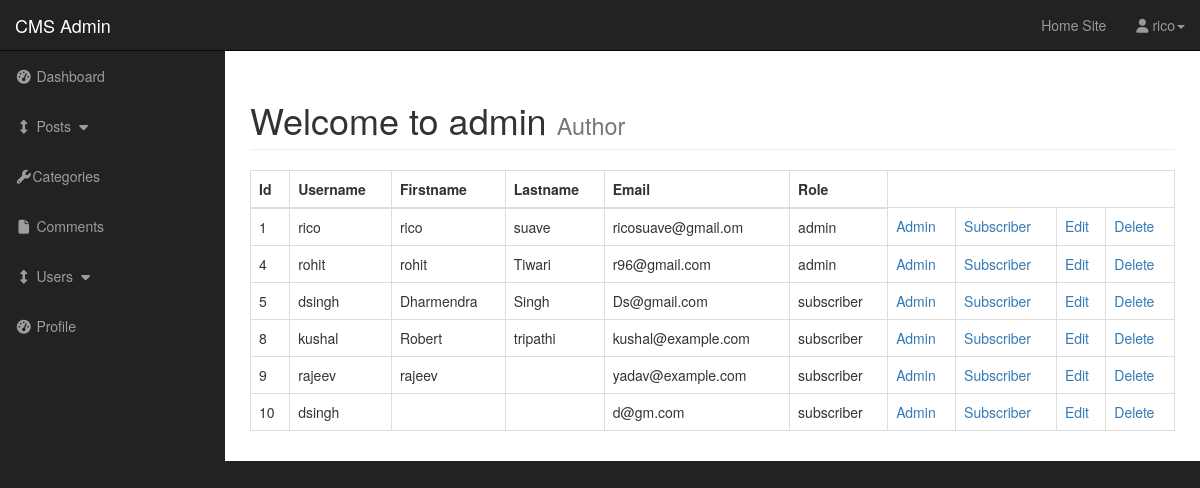
The app's page /cms/admin/users.php (signed in) with its own data.
### tables this page shows
CREATE TABLE `users` (
  `user_id` int(3) NOT NULL,
  `username` varchar(255) NOT NULL,
  `user_password` varchar(255) NOT NULL,
  `user_firstname` varchar(255) NOT NULL,
  `user_lastname` varchar(255) NOT NULL,
  `user_email` varchar(255) NOT NULL,
  `user_image` text NOT NULL,
  `user_role` varchar(255) NOT NULL,
  `randSalt` varchar(255) NOT NULL DEFAULT '$2y$10$iusesomecrazystring22'
);

### cms/admin/includes/view_all_users.php (the view, shortened to what this page needs)
 <table class="table table-bordered table-hover">
                          <thead>
                            <tr>
                            <th>Id</th>
                            <th>Username</th>
                            <th>Firstname</th>
                            <th>Lastname</th>
                            <th>Email</th>
                            <th>Role</th>
                            </thead>
                        <tbody>
                        <?php
                         $query=  "SELECT * FROM users";
$select_users=mysqli_query($connection,$query);
 while ($row=mysqli_fetch_assoc($select_users)) {
$user_id=$row['user_id'];
$username=$row['username'];
$user_firstname=$row['user_firstname'];
$user_lastname=$row['user_lastname'];
$user_email=$row['user_email'];
$user_role=$row['user_role'];
echo "<tr>";
echo "<td>$user_id</td>";
echo "<td>$username</td>";
echo "<td>$user_firstname</td>";
echo "<td>$user_lastname</td>";
echo "<td>$user_email</td>";
echo "<td>$user_role</td>";
echo "<td><a href='users.php?change_to_admin={$user_id}'> Admin</a></td>";
echo "<td><a href='users.php?change_to_sub={$user_id}'>Subscriber</a></td>";
echo "<td><a href='users.php?source=edit_user&edit_user={$user_id}'> Edit</a></td>";
echo "<td><a href='users.php?delete={$user_id}'> Delete</a></td>";
echo "</tr>";
  }
  ?>
                            </tbody>
                             </table>

### cms/admin/css/sb-admin.css (style rules this page uses)
body { margin-top: 100px; background-color: #222; }
@media (min-width:768px) { body { margin-top: 50px; } }

### records on screen
users: user_id "1", username "rico", user_firstname "rico", user_lastname "suave", user_email "ricosuave@gmail.om", user_role "admin"
users: user_id "4", username "rohit", user_firstname "rohit", user_lastname "Tiwari", user_email "r96@gmail.com", user_role "admin"
users: user_id "5", username "dsingh", user_firstname "Dharmendra", user_lastname "Singh", user_email "Ds@gmail.com", user_role "subscriber"
users: user_id "8", username "kushal", user_firstname "Robert", user_lastname "tripathi", user_email "kushal@example.com", user_role "subscriber"
users: user_id "9", username "rajeev", user_firstname "rajeev", user_email "yadav@example.com", user_role "subscriber"
users: user_id "10", username "dsingh", user_email "d@gm.com", user_role "subscriber"

### other values on screen
$_SESSION['username'] "rico"
